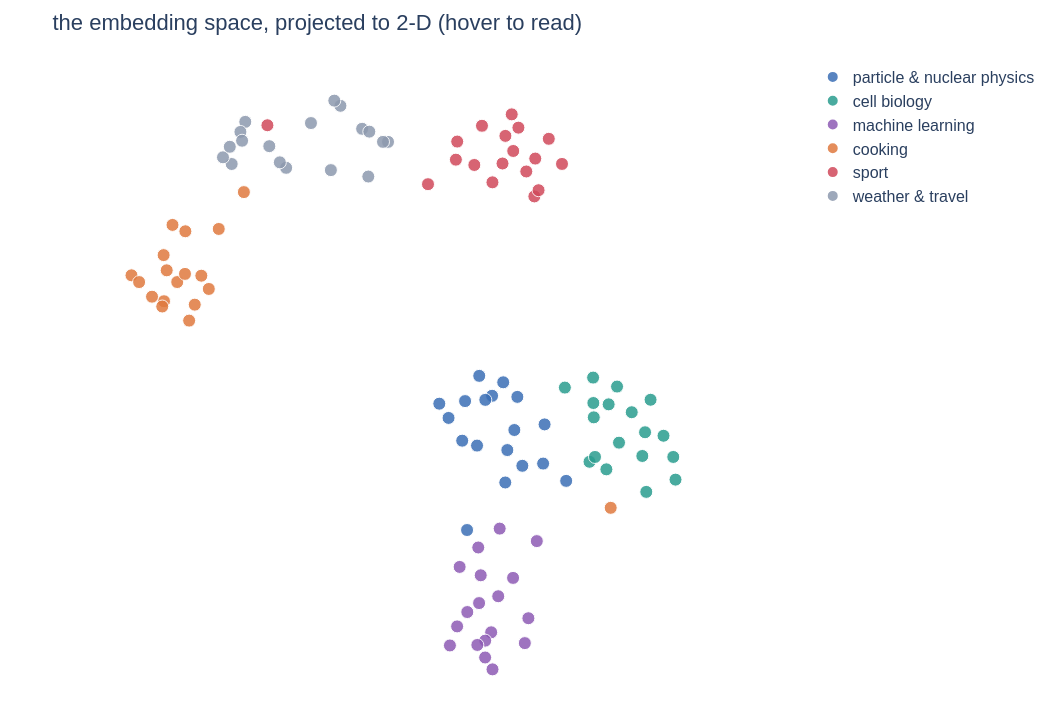

Source (notebook cell):
### Markdown cell above
## 3 · The map

384 dimensions cannot be drawn, so we project to two with **UMAP** (Uniform Manifold Approximation and Projection): it tries to keep each sentence next to its nearest neighbours in the original space. Hover over a point to read the sentence. Nobody told the model the topics; the colours were added afterwards.

### Code cell
PALETTE = {"particle & nuclear physics": "#3B6FB6", "cell biology": "#2A9D8F", "machine learning": "#8E5BB5",
           "cooking": "#E07A3F", "sport": "#D1495B", "weather & travel": "#8D99AE", "probes": "#111111"}

reducer = umap.UMAP(n_neighbors=12, min_dist=0.35, metric="cosine", random_state=7)
XY = reducer.fit_transform(E)

def wrap(s, n=48):
    out, line = [], ""
    for w in s.split():
        if len(line) + len(w) > n: out.append(line); line = ""
        line += w + " "
    return "<br>".join(out + [line.strip()])

def base_map(title, show_probes=True):
    fig = go.Figure()
    for t, col in PALETTE.items():
        if t == "probes" and not show_probes: continue
        m = labels == t
        fig.add_trace(go.Scatter(x=XY[m, 0], y=XY[m, 1], mode="markers", name=t,
                                 marker=dict(size=13 if t != "probes" else 11, color=col, opacity=0.85,
                                             symbol="circle" if t != "probes" else "diamond", line=dict(color="white", width=1)),
                                 text=[wrap(s) for s in np.array(sentences)[m]], hovertemplate="%{text}<extra>" + t + "</extra>"))
    fig.update_layout(width=1050, height=720, font=FONT, title=title, legend=dict(itemsizing="constant"),
                      xaxis=dict(visible=False), yaxis=dict(visible=False, scaleanchor="x"),
                      hoverlabel=dict(font_size=15), margin=dict(l=10, r=10, t=60, b=10))
    return fig

base_map("the embedding space, projected to 2-D (hover to read)", show_probes=False).show()

### Figure 1 — Plotly figure (JSON) as saved in the notebook; plotly's stock layout.template omitted (floating-point values rounded to 4 significant figures)
{"data": [{"hovertemplate": "%{text}<extra>particle & nuclear physics</extra>", "marker": {"color": "#3B6FB6", "line": {"color": "white", "width": 1}, "opacity": 0.85, "size": 13, "symbol": "circle"}, "mode": "markers", "name": "particle & nuclear physics", "text": ["The Higgs boson was discovered at the Large <br>Hadron Collider in 2012.", "Neutrinos oscillate between three flavours as <br>they travel.", "Beta decay turns a neutron into a proton, an <br>electron and an antineutrino.", "The half-life of cobalt-60 is about 5.27 years.", "Quarks are confined inside protons and neutrons <br>by the strong force.", "A germanium detector measures gamma-ray energies <br>with high resolution.", "The Standard Model does not explain dark matter.", "Muons decay into electrons and two neutrinos.", "Electron capture competes with positron emission <br>in proton-rich nuclei.", "The proton radius was measured with muonic <br>hydrogen.", "Cosmic rays produce showers of particles in the <br>upper atmosphere.", "A cyclotron accelerates charged particles along <br>a spiral path.", "Parity is violated in the weak interaction.", "Scintillators emit light when ionizing radiation <br>passes through them.", "The binding energy per nucleon peaks near iron.", "Antimatter annihilates with matter and produces <br>photons.", "Cross sections are measured in barns.", "A trigger system decides which collisions are <br>recorded."], "type": "scatter", "x": [5.93, 5.48, 5.686, 5.577, 6.042, 5.897, 5.445, 5.864, 6.09, 6.17, 4.841, 5.207, 6.526, 4.989, 6.502, 5.254, 6.871, 5.285], "y": [5.009, 6.196, 5.878, 5.812, 5.33, 4.49, 5.081, 6.094, 5.86, 4.758, 5.751, 5.159, 5.42, 5.523, 4.793, 5.793, 4.516, 3.73]}, {"hovertemplate": "%{text}<extra>cell biology</extra>", "marker": {"color": "#2A9D8F", "line": {"color": "white", "width": 1}, "opacity": 0.85, "size": 13, "symbol": "circle"}, "mode": "markers", "name": "cell biology", "text": ["Mitochondria produce most of the cell's ATP.", "DNA is wrapped around histone proteins to form <br>nucleosomes.", "Ribosomes translate messenger RNA into protein.", "Stem cells can differentiate into many cell <br>types.", "Histone acetylation is associated with active <br>transcription.", "The cell membrane is a lipid bilayer with <br>embedded proteins.", "Tumour cells often carry mutations in the p53 <br>gene.", "Mass cytometry measures dozens of proteins in <br>single cells.", "During mitosis the chromosomes are pulled to <br>opposite poles.", "Enzymes lower the activation energy of <br>biochemical reactions.", "T cells recognise antigens presented on the <br>surface of other cells.", "CRISPR uses a guide RNA to cut DNA at a chosen <br>site.", "Apoptosis is programmed cell death.", "Methylation of DNA can silence a gene without <br>changing its sequence.", "Antibodies bind specific epitopes on their <br>targets.", "The cytoskeleton gives the cell its shape and <br>moves cargo.", "Bacteria divide by binary fission.", "Single-cell sequencing reveals heterogeneity <br>inside a tumour."], "type": "scatter", "x": [6.85, 7.716, 7.514, 7.685, 8.089, 7.306, 8.428, 7.244, 7.92, 8.585, 7.313, 8.153, 8.221, 8.621, 7.332, 7.551, 7.302, 8.133], "y": [6.009, 5.128, 4.701, 6.025, 4.915, 5.762, 5.238, 4.822, 5.614, 4.899, 5.532, 4.34, 5.814, 4.536, 4.899, 5.741, 6.169, 5.294]}, {"hovertemplate": "%{text}<extra>machine learning</extra>", "marker": {"color": "#8E5BB5", "line": {"color": "white", "width": 1}, "opacity": 0.85, "size": 13, "symbol": "circle"}, "mode": "markers", "name": "machine learning", "text": ["A transformer uses self-attention instead of <br>recurrence.", "Gradient descent updates the weights to reduce <br>the loss.", "Overfitting means the model memorised the <br>training set.", "Dropout randomly disables neurons during <br>training.", "A language model predicts the next token.", "Embeddings map text to vectors in a <br>high-dimensional space.", "Retrieval-augmented generation puts documents <br>into the prompt.", "The learning rate controls the size of each <br>update step.", "Convolutional networks are good at recognising <br>images.", "Reinforcement learning optimises a reward <br>signal.", "Quantization stores each weight with fewer bits.", "An agent calls tools in a loop until it has an <br>answer.", "Batch normalisation stabilises the training of <br>deep networks.", "The validation set is used to choose <br>hyperparameters.", "Attention weights say which tokens influence <br>which.", "Fine-tuning adapts a pretrained model to a new <br>task.", "A variational autoencoder learns a latent <br>distribution.", "Backpropagation computes gradients with the <br>chain rule."], "type": "scatter", "x": [5.784, 6.267, 5.671, 5.692, 5.289, 5.807, 5.464, 6.21, 5.167, 5.576, 6.401, 5.478, 5.449, 5.504, 6.021, 5.011, 5.574, 5.126], "y": [2.671, 2.319, 2.094, 1.5, 2.418, 3.752, 3.45, 1.92, 3.14, 1.96, 3.552, 2.561, 1.891, 3.006, 2.964, 1.883, 1.69, 2.188]}, {"hovertemplate": "%{text}<extra>cooking</extra>", "marker": {"color": "#E07A3F", "line": {"color": "white", "width": 1}, "opacity": 0.85, "size": 13, "symbol": "circle"}, "mode": "markers", "name": "cooking", "text": ["Simmer the tomato sauce for twenty minutes.", "Knead the dough until it is smooth and elastic.", "Add a pinch of salt to the boiling water before <br>the pasta.", "Roast the vegetables at 200 degrees until <br>golden.", "Whisk the eggs with sugar until pale and fluffy.", "Let the steak rest for five minutes before <br>slicing.", "Fresh basil goes on the pizza after it comes out <br>of the oven.", "Toast the spices in a dry pan to release their <br>aroma.", "The bread needs to rise for an hour in a warm <br>place.", "Caramelise the onions slowly over low heat.", "Fold the chocolate into the batter gently.", "Hummus is made from chickpeas, tahini, lemon and <br>garlic.", "Marinate the chicken overnight in yoghurt and <br>spices.", "A sharp knife is safer than a dull one in the <br>kitchen.", "Deglaze the pan with a splash of white wine.", "Sourdough starter is fed with flour and water <br>every day.", "Grate fresh parmesan over the risotto just <br>before serving.", "Shakshuka is eggs poached in a spiced tomato <br>sauce."], "type": "scatter", "x": [0.6479, 0.7781, 0.4363, 1.034, 0.4303, 1.153, -0.08386, 0.2448, 1.714, 0.9284, 0.5723, 0.8386, 0.7722, 7.584, 0.4796, 1.313, 0.03792, 0.4081], "y": [7.698, 8.51, 7.391, 7.799, 8.128, 7.587, 7.805, 7.463, 9.136, 7.336, 8.612, 7.08, 7.828, 4.085, 7.885, 8.547, 7.697, 7.306]}, {"hovertemplate": "%{text}<extra>sport</extra>", "marker": {"color": "#D1495B", "line": {"color": "white", "width": 1}, "opacity": 0.85, "size": 13, "symbol": "circle"}, "mode": "markers", "name": "sport", "text": ["The striker scored twice in the second half.", "She won the marathon in two hours and nineteen <br>minutes.", "The goalkeeper saved a penalty in extra time.", "The team was relegated after losing its last <br>five matches.", "He served an ace to win the tennis final.", "The cyclists climbed the mountain pass in the <br>rain.", "A three-pointer at the buzzer decided the <br>basketball game.", "The referee showed a red card for a dangerous <br>tackle.", "The swimmer broke the world record in the 100 <br>metre freestyle.", "The coach changed tactics at half-time.", "The sprinter was disqualified for a false start.", "The home crowd cheered as the team lifted the <br>trophy.", "She trains six days a week for the Olympic <br>Games.", "The match ended in a goalless draw.", "The quarterback threw a long pass for a <br>touchdown.", "The gymnast landed a perfect vault.", "The club signed a new midfielder in the transfer <br>window.", "The rowing crew crossed the finish line half a <br>length ahead."], "type": "scatter", "x": [6.593, 5.107, 6.107, 6.362, 6.376, 2.091, 6.233, 5.899, 5.402, 6.0, 5.524, 5.692, 4.66, 6.429, 5.852, 6.024, 6.804, 5.128], "y": [9.989, 9.656, 10.17, 9.068, 9.673, 10.21, 9.467, 10.04, 9.571, 10.38, 10.2, 9.293, 9.263, 9.167, 9.594, 9.794, 9.587, 9.945]}, {"hovertemplate": "%{text}<extra>weather & travel</extra>", "marker": {"color": "#8D99AE", "line": {"color": "white", "width": 1}, "opacity": 0.85, "size": 13, "symbol": "circle"}, "mode": "markers", "name": "weather & travel", "text": ["It will rain heavily in the north tomorrow <br>afternoon.", "The flight to Rome was delayed by three hours.", "A heat wave is expected to last until the <br>weekend.", "The train leaves from platform four at nine <br>o'clock.", "Snow closed the mountain road for two days.", "We booked a small hotel near the old harbour.", "Strong winds are forecast along the coast <br>tonight.", "My suitcase was lost somewhere between two <br>airports.", "The morning fog lifted and the sun came out.", "You need a visa to enter the country as a <br>tourist.", "The humidity makes the summer nights <br>uncomfortable.", "The ferry to the island runs twice a day.", "A thunderstorm knocked out the power in the <br>village.", "We rented a car and drove along the coast.", "Temperatures will drop below freezing overnight.", "The museum is a ten-minute walk from the <br>station.", "Pack a raincoat, the forecast looks unsettled.", "The airport bus stops in front of the central <br>station."], "type": "scatter", "x": [1.737, 4.021, 1.519, 3.705, 2.391, 3.259, 1.659, 3.606, 2.121, 3.161, 1.38, 3.106, 2.29, 2.788, 1.489, 3.721, 1.686, 3.94], "y": [10.26, 9.94, 9.586, 9.386, 9.525, 10.52, 10.1, 10.15, 9.872, 10.6, 9.693, 9.488, 9.613, 10.24, 9.862, 10.1, 9.958, 9.94]}], "layout": {"font": {"family": "Helvetica, Arial, sans-serif", "size": 16}, "height": 720, "hoverlabel": {"font": {"size": 15}}, "legend": {"itemsizing": "constant"}, "margin": {"b": 10, "l": 10, "r": 10, "t": 60}, "title": {"text": "the embedding space, projected to 2-D (hover to read)"}, "width": 1050, "xaxis": {"visible": false}, "yaxis": {"scaleanchor": "x", "visible": false}}}
